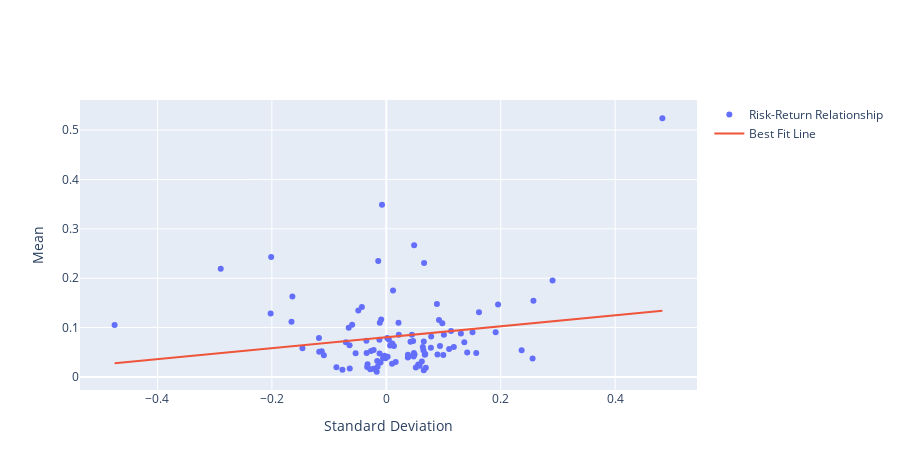

The code cell stored with this chart in its notebook:
### Code cell
fig = go.Figure()
fig.add_trace(go.Scatter(name='Risk-Return Relationship', 
                         x=portfolio[:,0], y=portfolio[:,1], 
                         mode='markers'))
fig.add_trace(go.Scatter(name='Best Fit Line',
                         x=np.array(portfolio[:,0]),
                         y=best_fit, mode='lines'))
fig.update_layout(xaxis_title = 'Standard Deviation',
                  yaxis_title = 'Mean',width=900,height=470)
fig.show()
